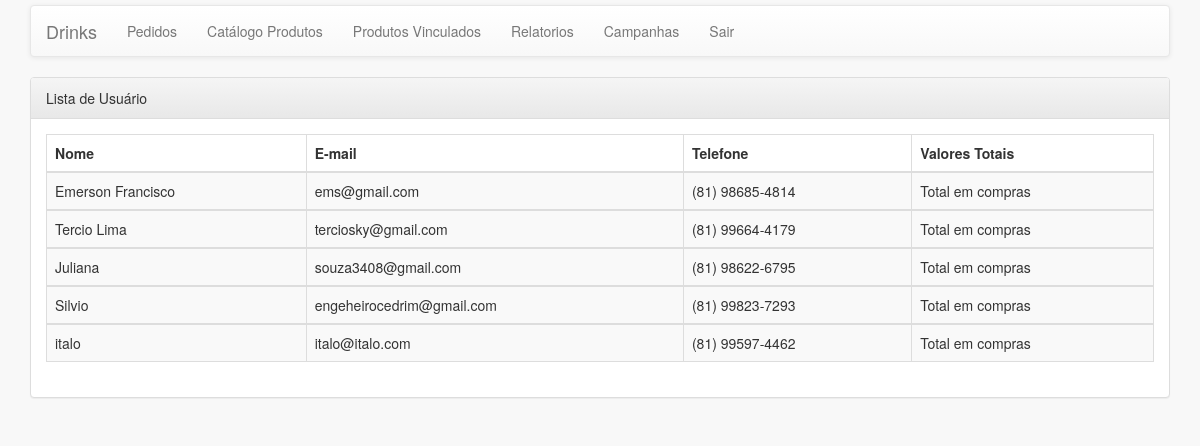
Page /pages/cliente/lista.php on the earlier database version.
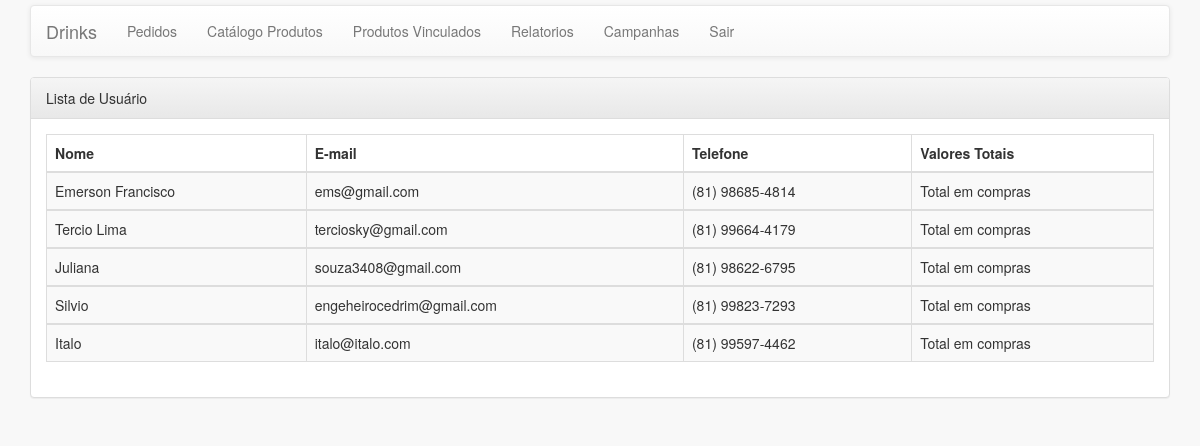
Same page on the later database version.
### tables this page shows
CREATE TABLE `usuarios` (
  `codUsuario` int(11) NOT NULL,
  `nome` varchar(50) NOT NULL,
  `email` varchar(100) NOT NULL,
  `encrypted_password` varchar(80) NOT NULL,
  `telefone` varchar(30) DEFAULT NULL
);

### resources/functions/DB_Functions.php (called while the page is built, shortened)
<?php
function buscarTodosOsRegistros($table = null)
{
    $found = null;
    try {
        $database = open_database();
        $sql = "SELECT * FROM " . $table;
        $result = $database->query($sql);
        if ($result->num_rows > 0) {
            $found = $result->fetch_all(MYSQLI_ASSOC);
        }
    } catch (Exception $e) {
        $_SESSION['message'] = $e->GetMessage();
        $_SESSION['type'] = 'danger';
    }
    return $found;
}

### resources/functions/Functions.php (called while the page is built, shortened)
<?php
function Mask($mask,$str){
    $str = str_replace(" ","",$str);
    for($i=0;$i<strlen($str);$i++){
        $mask[strpos($mask,"#")] = $str[$i];
    }
    return $mask;
}
?>

### pages/cliente/lista.php (the view, shortened to what this page needs)
<?php
require_once ('../include/header.php');
require_once ('../menu/menu.php');
$dados = buscarTodosOsRegistros('USUARIOS');
?>
<!DOCTYPE html>
<html lang="pt-br">
    <head>
    </head>
<body>
	<div class="container">
		<div class="panel panel-default">
			<div class="panel-heading">Lista de Usu&aacute;rio</div>
    			<div class="panel-body">
            		<table class="table table-bordered table-striped">
            			<thead  class="blue-grey lighten-4">
            				<tr>
            					<th>Nome</th>
            					<th>E-mail</th>
            					<th>Telefone</th>
            					<th>Valores Totais</th>
            				</tr>
            			</thead>
            			<?php foreach ($dados as $usuarios){
            			?>
            			<tbody>
            				<tr>
            					<td><?php echo $usuarios['nome']; ?></td>
            					<td><?php echo $usuarios['email']; ?></td>
            					<td><?php echo Mask('(##) #####-####',$usuarios['telefone']); ?></td>
            					<td><?php echo "Total em compras" ?></td>
            				</tr>
            			</tbody>
            			<?php }?>
            		</table>
        		</div>
    		</div>
	</div>
</body>
</html>

Differences in the rows shown:
changed usuarios "italo@italo.com": nome "italo" → "Italo"
